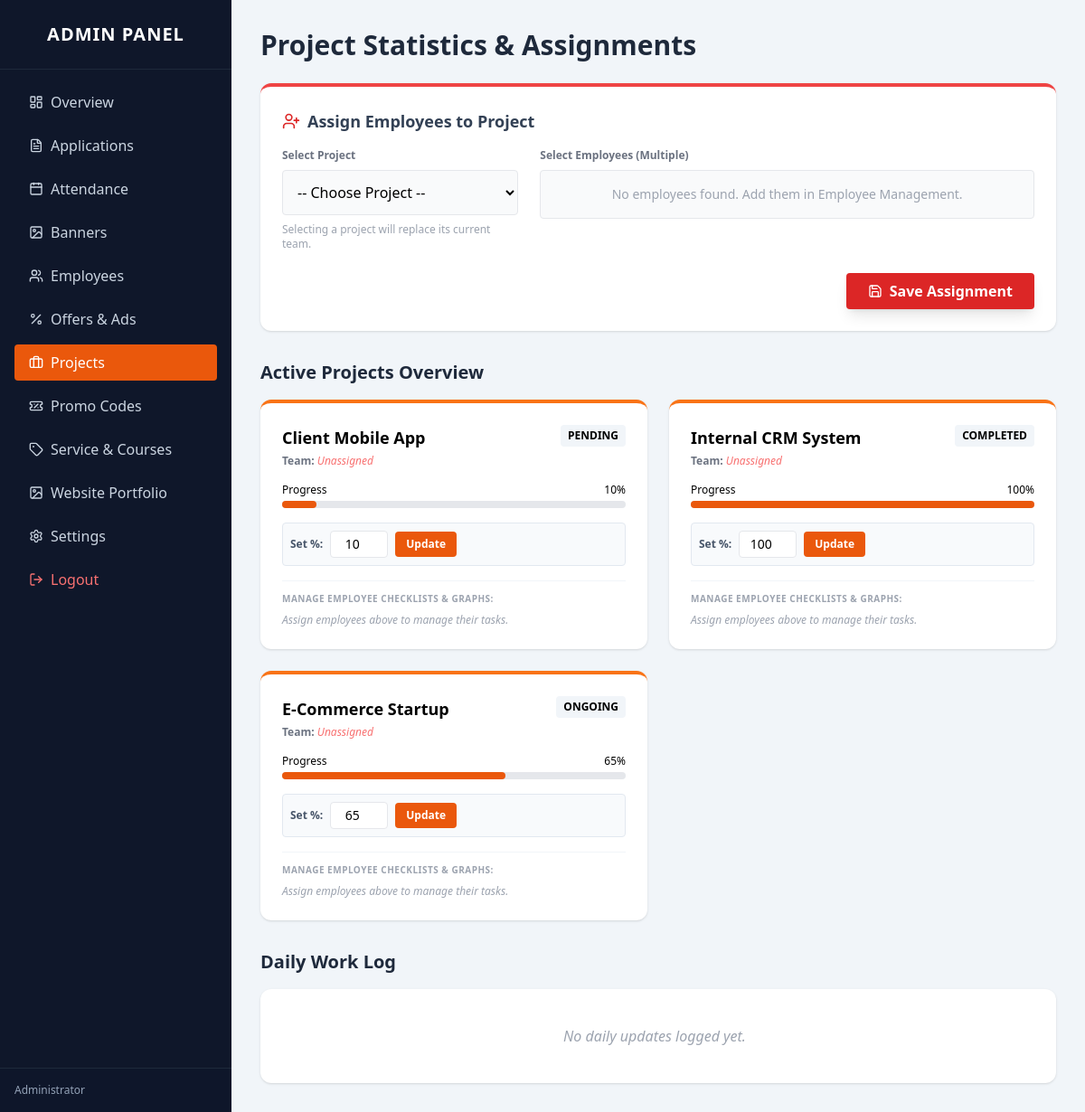
The app's page /admin/projects.php (signed in) with its own data.
### tables this page shows
CREATE TABLE IF NOT EXISTS projects (
    id INT AUTO_INCREMENT PRIMARY KEY,
    name VARCHAR(100) NOT NULL,
    status ENUM('Ongoing', 'Completed', 'Pending') DEFAULT 'Ongoing',
    progress INT DEFAULT 0
);

### admin/projects.php (the view, shortened to what this page needs)
<?php
include '../includes/config.php';
$proj_sql = "SELECT p.*,
             GROUP_CONCAT(u.name SEPARATOR ', ') as team_names,
             GROUP_CONCAT(u.id SEPARATOR ',') as team_ids
             FROM projects p
             LEFT JOIN project_assignments pa ON p.id = pa.project_id
             LEFT JOIN users u ON pa.user_id = u.id
             GROUP BY p.id
             ORDER BY p.id DESC";
$projects = $conn->query($proj_sql);
$all_employees = [];
$updates_sql = "SELECT pu.*, u.name, p.name as proj_name
                FROM project_updates pu
                JOIN users u ON pu.user_id = u.id
                JOIN projects p ON pu.project_id = p.id
                ORDER BY pu.update_date DESC LIMIT 20";
$updates = $conn->query($updates_sql);
?>
<!DOCTYPE html>
<html lang="en">
<head>
    <script src="https://cdn.tailwindcss.com"></script>
</head>
<body class="bg-slate-100 flex h-screen overflow-hidden">
    <div class="w-64 bg-slate-900 text-white flex flex-col shrink-0">
        <div class="p-6 font-bold text-xl tracking-wider text-center border-b border-slate-800">ADMIN PANEL</div>
        <nav class="flex-1 p-4 space-y-2 overflow-y-auto">
            <a href="dashboard.php" class="flex items-center px-4 py-2 hover:bg-slate-800 rounded text-slate-300"><i data-lucide="layout-dashboard" class="w-4 h-4 mr-2"></i> Overview</a>
            <a href="applications.php" class="flex items-center px-4 py-2 hover:bg-slate-800 rounded text-slate-300"><i data-lucide="file-text" class="w-4 h-4 mr-2"></i> Applications</a>
            <a href="attendance.php" class="flex items-center px-4 py-2 hover:bg-slate-800 rounded text-slate-300"><i data-lucide="calendar" class="w-4 h-4 mr-2"></i> Attendance</a>
            <a href="banners.php" class="flex items-center px-4 py-2 hover:bg-slate-800 rounded text-slate-300"><i data-lucide="image" class="w-4 h-4 mr-2"></i> Banners</a>
            <a href="employees.php" class="flex items-center px-4 py-2 hover:bg-slate-800 rounded text-slate-300"><i data-lucide="users" class="w-4 h-4 mr-2"></i> Employees</a>
            <a href="offers.php" class="flex items-center px-4 py-2 hover:bg-slate-800 rounded text-slate-300"><i data-lucide="percent" class="w-4 h-4 mr-2"></i> Offers & Ads</a>
            <a href="projects.php" class="flex items-center px-4 py-2 bg-orange-600 rounded text-white"><i data-lucide="briefcase" class="w-4 h-4 mr-2"></i> Projects</a>
            <a href="promocodes.php" class="flex items-center px-4 py-2 hover:bg-slate-800 rounded text-slate-300"><i data-lucide="ticket-percent" class="w-4 h-4 mr-2"></i> Promo Codes</a>
            <a href="service_courses.php" class="flex items-center px-4 py-2 hover:bg-slate-800 rounded text-slate-300"><i data-lucide="tag" class="w-4 h-4 mr-2"></i> Service & Courses</a>
            <a href="portfolio.php" class="flex items-center px-4 py-2 hover:bg-slate-800 rounded text-slate-300"><i data-lucide="image" class="w-4 h-4 mr-2"></i> Website Portfolio</a>
            <a href="settings.php" class="flex items-center px-4 py-2 hover:bg-slate-800 rounded text-slate-300"><i data-lucide="settings" class="w-4 h-4 mr-2"></i> Settings</a>
            <a href="../login.php" class="flex items-center px-4 py-2 mt-4 text-red-400 hover:bg-slate-800 rounded"><i data-lucide="log-out" class="w-4 h-4 mr-2"></i> Logout</a>
        </nav>
        <div class="p-4 border-t border-slate-800 flex items-center gap-3 bg-slate-900/50">
            <div class="overflow-hidden">
                <p class="text-xs text-slate-400">Administrator</p>
            </div>
        </div>
    </div>
    <div class="flex-1 p-4 md:p-8 overflow-y-auto w-full">
        <div class="flex flex-col md:flex-row justify-between items-center mb-6">
            <h2 class="text-3xl font-bold text-slate-800">Project Statistics & Assignments</h2>
        </div>
        <div class="bg-white p-6 rounded-xl shadow border-t-4 border-red-500 mb-8">
            <h3 class="font-bold text-lg mb-4 flex items-center text-slate-700">
                <i data-lucide="user-plus" class="w-5 h-5 mr-2 text-red-600"></i>
                Assign Employees to Project
            </h3>
            <form method="POST" class="grid grid-cols-1 lg:grid-cols-3 gap-6">
                <div>
                    <label class="block text-xs font-bold text-gray-500 mb-2">Select Project</label>
                    <select name="project_id" required class="w-full p-3 border rounded bg-gray-50 focus:border-red-500 outline-none">
                        <option value="">-- Choose Project --</option>
                        <?php
                        if ($projects && $projects->num_rows > 0) {
                            $projects->data_seek(0);
                        ?>
                        <?php
                        }
                        ?>
                    </select>
                    <p class="text-xs text-gray-400 mt-2">Selecting a project will replace its current team.</p>
                </div>
                <div class="lg:col-span-2">
                    <label class="block text-xs font-bold text-gray-500 mb-2">Select Employees (Multiple)</label>
                    <div class="grid grid-cols-1 sm:grid-cols-2 md:grid-cols-3 gap-3 bg-gray-50 p-4 rounded border max-h-48 overflow-y-auto">
                        <?php if(!empty($all_employees)): foreach($all_employees as $emp): ?>
                        <label class="flex items-center space-x-2 p-2 bg-white rounded border border-gray-200 hover:border-red-400 cursor-pointer transition">
                            <input type="checkbox" name="employees[]" value="<?php echo $emp['id']; ?>" class="w-4 h-4 text-red-600 rounded focus:ring-red-500">
                            <div class="overflow-hidden">
                                <div class="text-sm font-bold text-slate-700 truncate"><?php echo htmlspecialchars($emp['name']); ?></div>
                                <div class="text-xs text-gray-400 font-mono truncate"><?php echo htmlspecialchars($emp['employee_id']); ?></div>
                            </div>
                        </label>
                        <?php endforeach; else: ?>
                            <p class="text-gray-400 text-sm col-span-full text-center">No employees found. Add them in Employee Management.</p>
                        <?php endif; ?>
                    </div>
                </div>
                <div class="lg:col-span-3 text-right">
                    <button name="assign_team" class="bg-red-600 hover:bg-red-700 text-white px-6 py-2 rounded font-bold shadow-lg transition flex items-center ml-auto">
                        <i data-lucide="save" class="w-4 h-4 mr-2"></i> Save Assignment
                    </button>
                </div>
            </form>
        </div>
        <h3 class="text-xl font-bold text-slate-800 mb-4">Active Projects Overview</h3>
        <div class="grid grid-cols-1 md:grid-cols-2 gap-6 mb-8">
            <?php
            if ($projects && $projects->num_rows > 0):
                $projects->data_seek(0);
                while($p = $projects->fetch_assoc()):
                    $team_ids = !empty($p['team_ids']) ? explode(',', $p['team_ids']) : [];
                    $team_names = !empty($p['team_names']) ? explode(', ', $p['team_names']) : [];
            ?>
            <div class="bg-white p-6 rounded-xl shadow border-t-4 border-orange-500 relative flex flex-col">
                <div class="flex justify-between items-start mb-2">
                    <div>
                        <h3 class="font-bold text-lg"><?php echo htmlspecialchars($p['name']); ?></h3>
                        <p class="text-xs text-gray-500 mt-1">
                            <span class="font-bold">Team:</span>
                            <?php echo $p['team_names'] ?: '<span class="italic text-red-400">Unassigned</span>'; ?>
                        </p>
                    </div>
                    <span class="bg-slate-100 px-2 py-1 rounded text-xs font-bold uppercase"><?php echo $p['status']; ?></span>
                </div>
                <div class="mt-2 mb-4">
                    <div class="flex justify-between text-xs mb-1"><span>Progress</span><span><?php echo $p['progress']; ?>%</span></div>
                    <div class="w-full bg-gray-200 rounded-full h-2"><div class="bg-orange-600 h-2 rounded-full" style="width: <?php echo $p['progress']; ?>%"></div></div>
                </div>
                <form method="POST" class="mb-4 flex items-center gap-2 bg-slate-50 p-2 rounded border border-slate-200">
                    <label class="text-xs font-bold text-slate-600 whitespace-nowrap">Set %:</label>
                    <input type="number" name="progress" value="<?php echo $p['progress']; ?>" min="0" max="100" class="w-16 p-1 text-sm border rounded text-center focus:border-orange-500 outline-none">
                    <button name="update_progress" class="text-xs bg-orange-600 hover:bg-orange-700 text-white px-3 py-1.5 rounded font-bold transition">Update</button>
                </form>
                <div class="mt-auto pt-3 border-t border-slate-100">
                    <p class="text-[10px] font-bold text-gray-400 mb-2 uppercase tracking-wider">Manage Employee Checklists & Graphs:</p>
                    <?php if(!empty($team_ids) && !empty($team_names)): ?>
                        <div class="flex flex-wrap gap-2">
                            <?php
                            for($i=0; $i<count($team_ids); $i++):
                                if(empty($team_ids[$i])) continue;
                                $t_name = isset($team_names[$i]) ? $team_names[$i] : 'Employee';
                            ?>
                                <a href="project_tasks.php?pid=<?php echo $p['id']; ?>&uid=<?php echo $team_ids[$i]; ?>" class="text-xs bg-slate-50 hover:bg-orange-50 text-slate-600 hover:text-orange-700 border border-slate-200 px-3 py-1.5 rounded flex items-center transition">
                                    <i data-lucide="bar-chart-2" class="w-3 h-3 mr-1"></i> <?php echo htmlspecialchars($t_name); ?>
                                </a>
                            <?php endfor; ?>
                        </div>
                    <?php else: ?>
                        <p class="text-xs text-gray-400 italic">Assign employees above to manage their tasks.</p>
                    <?php endif; ?>
                </div>
            </div>
            <?php endwhile; ?>
            <?php else: ?>
                <div class="col-span-full text-center py-10 text-gray-500">No projects found. Add projects first.</div>
            <?php endif; ?>
        </div>
        <h3 class="text-xl font-bold text-slate-800 mb-4">Daily Work Log</h3>
        <div class="bg-white rounded-xl shadow p-6 overflow-hidden">
            <div class="max-h-96 overflow-y-auto pr-2">
                <ul class="space-y-4">
                    <?php
                    if($updates && $updates->num_rows > 0):
                        while($upd = $updates->fetch_assoc()): ?>
                        <li class="border-b pb-4 last:border-0">
                            <div class="flex justify-between mb-1">
                                <span class="font-bold text-sm text-orange-700 flex items-center">
                                    <i data-lucide="user" class="w-3 h-3 mr-1"></i> <?php echo htmlspecialchars($upd['name']); ?>
                                </span>
                                <span class="text-xs text-gray-400 flex items-center">
                                    <i data-lucide="clock" class="w-3 h-3 mr-1"></i> <?php echo date('M d, H:i', strtotime($upd['update_date'])); ?>
                                </span>
                            </div>
                            <div class="text-xs text-gray-500 mb-2 font-bold">Project: <?php echo htmlspecialchars($upd['proj_name']); ?></div>
                            <p class="text-gray-700 bg-slate-50 p-3 rounded text-sm border border-slate-100"><?php echo htmlspecialchars($upd['update_text']); ?></p>
                        </li>
                        <?php endwhile; ?>
                    <?php else: ?>
                        <p class="text-gray-400 italic text-center py-4">No daily updates logged yet.</p>
                    <?php endif; ?>
                </ul>
            </div>
        </div>
    </div>
</body>
</html>

### records on screen
projects: name "Client Mobile App", team_names "Unassigned", status "PENDING", progress "10"
projects: name "Internal CRM System", team_names "Unassigned", status "COMPLETED", progress "100"
projects: name "E-Commerce Startup", team_names "Unassigned", status "ONGOING", progress "65"
